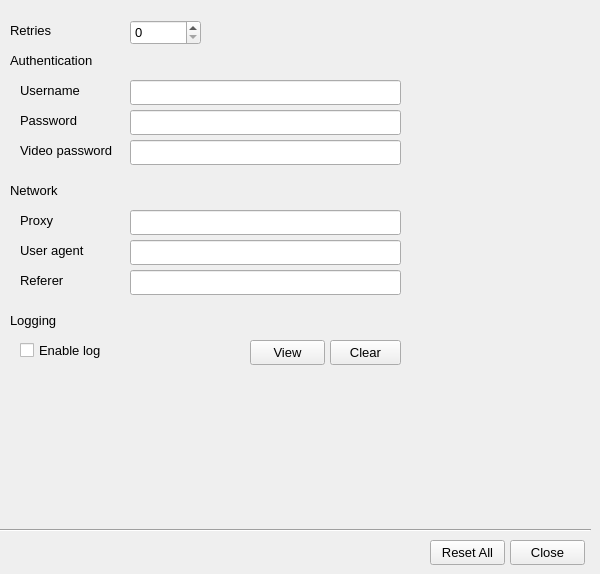
      <widget class="QWidget" name="Advanced">
       <attribute name="title">
        <string>Advanced</string>
       </attribute>
       <widget class="QPushButton" name="_add_btn_7">
        <property name="geometry">
         <rect>
          <x>510</x>
          <y>540</y>
          <width>75</width>
          <height>25</height>
         </rect>
        </property>
        <property name="sizePolicy">
         <sizepolicy hsizetype="Fixed" vsizetype="Fixed">
          <horstretch>0</horstretch>
          <verstretch>0</verstretch>
         </sizepolicy>
        </property>
        <property name="minimumSize">
         <size>
          <width>0</width>
          <height>0</height>
         </size>
        </property>
        <property name="font">
         <font>
          <family>MS Sans Serif</family>
          <pointsize>10</pointsize>
         </font>
        </property>
        <property name="text">
         <string>Close</string>
        </property>
       </widget>
       <widget class="QPushButton" name="_add_btn_8">
        <property name="geometry">
         <rect>
          <x>430</x>
          <y>540</y>
          <width>75</width>
          <height>25</height>
         </rect>
        </property>
        <property name="sizePolicy">
         <sizepolicy hsizetype="Fixed" vsizetype="Fixed">
          <horstretch>0</horstretch>
          <verstretch>0</verstretch>
         </sizepolicy>
        </property>
        <property name="minimumSize">
         <size>
          <width>0</width>
          <height>0</height>
         </size>
        </property>
        <property name="font">
         <font>
          <family>MS Sans Serif</family>
          <pointsize>10</pointsize>
         </font>
        </property>
        <property name="text">
         <string>Reset All</string>
        </property>
       </widget>
       <widget class="Line" name="line_4">
        <property name="geometry">
         <rect>
          <x>0</x>
          <y>520</y>
          <width>591</width>
          <height>20</height>
         </rect>
        </property>
        <property name="orientation">
         <enum>Qt::Horizontal</enum>
        </property>
       </widget>
       <widget class="QLabel" name="label_20">
        <property name="geometry">
         <rect>
          <x>10</x>
          <y>20</y>
          <width>61</width>
          <height>21</height>
         </rect>
        </property>
        <property name="font">
         <font>
          <family>MS Sans Serif</family>
          <pointsize>10</pointsize>
         </font>
        </property>
        <property name="text">
         <string>Retries</string>
        </property>
       </widget>
       <widget class="QSpinBox" name="spinBox_6">
        <property name="geometry">
         <rect>
          <x>130</x>
          <y>20</y>
          <width>71</width>
          <height>25</height>
         </rect>
        </property>
        <property name="font">
         <font>
          <family>MS Sans Serif</family>
          <pointsize>10</pointsize>
         </font>
        </property>
       </widget>
       <widget class="QLabel" name="label_21">
        <property name="geometry">
         <rect>
          <x>10</x>
          <y>50</y>
          <width>391</width>
          <height>21</height>
         </rect>
        </property>
        <property name="font">
         <font>
          <family>MS Sans Serif</family>
          <pointsize>10</pointsize>
         </font>
        </property>
        <property name="text">
         <string>Authentication</string>
        </property>
       </widget>
       <widget class="QLabel" name="label_22">
        <property name="geometry">
         <rect>
          <x>20</x>
          <y>80</y>
          <width>101</width>
          <height>21</height>
         </rect>
        </property>
        <property name="font">
         <font>
          <family>MS Sans Serif</family>
          <pointsize>10</pointsize>
         </font>
        </property>
        <property name="text">
         <string>Username</string>
        </property>
       </widget>
       <widget class="QLabel" name="label_23">
        <property name="geometry">
         <rect>
          <x>20</x>
          <y>110</y>
          <width>101</width>
          <height>21</height>
         </rect>
        </property>
        <property name="font">
         <font>
          <family>MS Sans Serif</family>
          <pointsize>10</pointsize>
         </font>
        </property>
        <property name="text">
         <string>Password</string>
        </property>
       </widget>
       <widget class="QLabel" name="label_24">
        <property name="geometry">
         <rect>
          <x>20</x>
          <y>140</y>
          <width>101</width>
          <height>21</height>
         </rect>
        </property>
        <property name="font">
         <font>
          <family>MS Sans Serif</family>
          <pointsize>10</pointsize>
         </font>
        </property>
        <property name="text">
         <string>Video password</string>
        </property>
       </widget>
       <widget class="QLineEdit" name="lineEdit_2">
        <property name="geometry">
         <rect>
          <x>130</x>
          <y>80</y>
          <width>271</width>
          <height>25</height>
         </rect>
        </property>
       </widget>
       <widget class="QLineEdit" name="lineEdit_3">
        <property name="geometry">
         <rect>
          <x>130</x>
          <y>110</y>
          <width>271</width>
          <height>25</height>
         </rect>
        </property>
       </widget>
       <widget class="QLineEdit" name="lineEdit_4">
        <property name="geometry">
         <rect>
          <x>130</x>
          <y>140</y>
          <width>271</width>
          <height>25</height>
         </rect>
        </property>
       </widget>
       <widget class="QLabel" name="label_25">
        <property name="geometry">
         <rect>
          <x>10</x>
          <y>180</y>
          <width>101</width>
          <height>21</height>
         </rect>
        </property>
        <property name="font">
         <font>
          <family>MS Sans Serif</family>
          <pointsize>10</pointsize>
         </font>
        </property>
        <property name="text">
         <string>Network</string>
        </property>
       </widget>
       <widget class="QLabel" name="label_26">
        <property name="geometry">
         <rect>
          <x>20</x>
          <y>240</y>
          <width>101</width>
          <height>21</height>
         </rect>
        </property>
        <property name="font">
         <font>
          <family>MS Sans Serif</family>
          <pointsize>10</pointsize>
         </font>
        </property>
        <property name="text">
         <string>User agent</string>
        </property>
       </widget>
       <widget class="QLabel" name="label_27">
        <property name="geometry">
         <rect>
          <x>20</x>
          <y>270</y>
          <width>101</width>
          <height>21</height>
         </rect>
        </property>
        <property name="font">
         <font>
          <family>MS Sans Serif</family>
          <pointsize>10</pointsize>
         </font>
        </property>
        <property name="text">
         <string>Referer</string>
        </property>
       </widget>
       <widget class="QLabel" name="label_28">
        <property name="geometry">
         <rect>
          <x>20</x>
          <y>210</y>
          <width>101</width>
          <height>21</height>
         </rect>
        </property>
        <property name="font">
         <font>
          <family>MS Sans Serif</family>
          <pointsize>10</pointsize>
         </font>
        </property>
        <property name="text">
         <string>Proxy</string>
        </property>
       </widget>
       <widget class="QLabel" name="label_29">
        <property name="geometry">
         <rect>
          <x>10</x>
          <y>310</y>
          <width>61</width>
          <height>21</height>
         </rect>
        </property>
        <property name="font">
         <font>
          <family>MS Sans Serif</family>
          <pointsize>10</pointsize>
         </font>
        </property>
        <property name="text">
         <string>Logging</string>
        </property>
       </widget>
       <widget class="QCheckBox" name="checkBox_23">
        <property name="geometry">
         <rect>
          <x>20</x>
          <y>340</y>
          <width>221</width>
          <height>21</height>
         </rect>
        </property>
        <property name="font">
         <font>
          <family>MS Sans Serif</family>
          <pointsize>10</pointsize>
         </font>
        </property>
        <property name="text">
         <string>Enable log</string>
        </property>
       </widget>
       <widget class="QPushButton" name="_add_btn_9">
        <property name="geometry">
         <rect>
          <x>250</x>
          <y>340</y>
          <width>75</width>
          <height>25</height>
         </rect>
        </property>
        <property name="sizePolicy">
         <sizepolicy hsizetype="Fixed" vsizetype="Fixed">
          <horstretch>0</horstretch>
          <verstretch>0</verstretch>
         </sizepolicy>
        </property>
        <property name="minimumSize">
         <size>
          <width>0</width>
          <height>0</height>
         </size>
        </property>
        <property name="font">
         <font>
          <family>MS Sans Serif</family>
          <pointsize>10</pointsize>
         </font>
        </property>
        <property name="text">
         <string>View</string>
        </property>
       </widget>
       <widget class="QPushButton" name="_add_btn_10">
        <property name="geometry">
         <rect>
          <x>330</x>
          <y>340</y>
          <width>71</width>
          <height>25</height>
         </rect>
        </property>
        <property name="sizePolicy">
         <sizepolicy hsizetype="Fixed" vsizetype="Fixed">
          <horstretch>0</horstretch>
          <verstretch>0</verstretch>
         </sizepolicy>
        </property>
        <property name="minimumSize">
         <size>
          <width>0</width>
          <height>0</height>
         </size>
        </property>
        <property name="font">
         <font>
          <family>MS Sans Serif</family>
          <pointsize>10</pointsize>
         </font>
        </property>
        <property name="text">
         <string>Clear</string>
        </property>
       </widget>
       <widget class="QLineEdit" name="lineEdit_5">
        <property name="geometry">
         <rect>
          <x>130</x>
          <y>210</y>
          <width>271</width>
          <height>25</height>
         </rect>
        </property>
       </widget>
       <widget class="QLineEdit" name="lineEdit_6">
        <property name="geometry">
         <rect>
          <x>130</x>
          <y>240</y>
          <width>271</width>
          <height>25</height>
         </rect>
        </property>
       </widget>
       <widget class="QLineEdit" name="lineEdit_7">
        <property name="geometry">
         <rect>
          <x>130</x>
          <y>270</y>
          <width>271</width>
          <height>25</height>
         </rect>
        </property>
       </widget>
      </widget>
